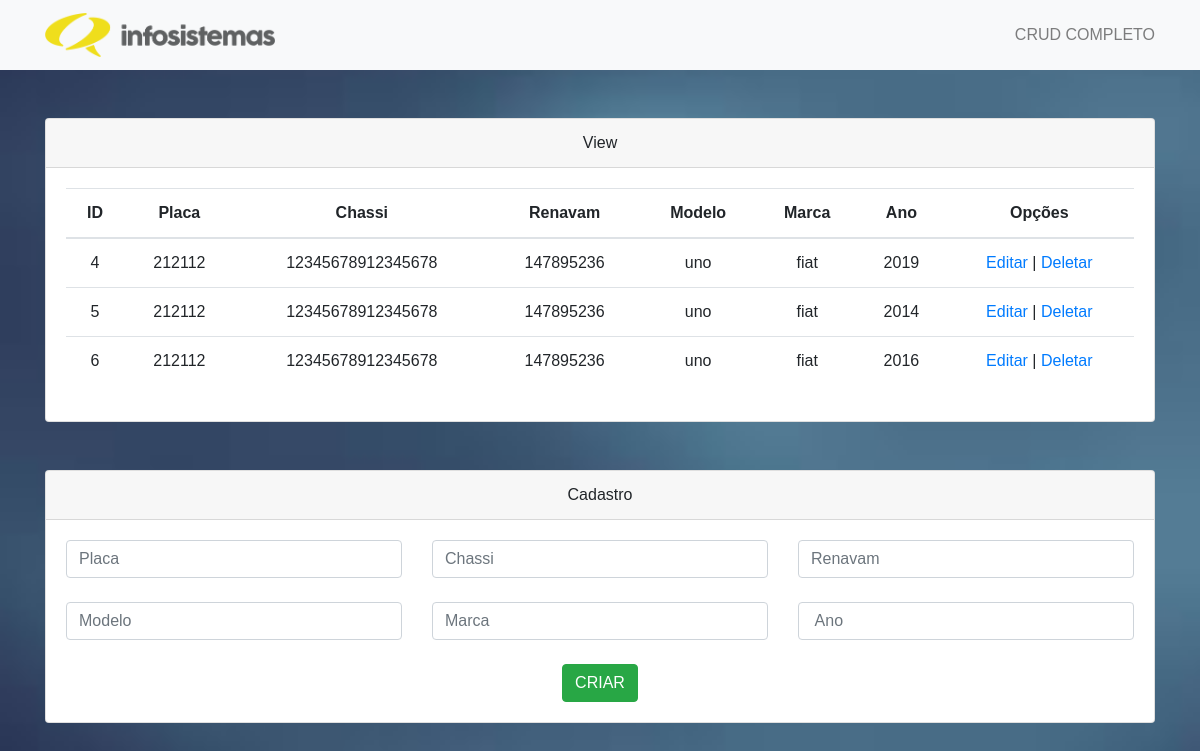
The page / on the database its author committed.
### tables this page shows
CREATE TABLE `carros` (
  `id` int(11) NOT NULL,
  `placa` int(11) NOT NULL,
  `chassi` char(17) NOT NULL,
  `renavam` char(9) NOT NULL,
  `modelo` varchar(100) NOT NULL,
  `marca` varchar(50) NOT NULL,
  `ano` int(11) NOT NULL
);

### index.php (the view, shortened to what this page needs)
<?php
  include_once("config.php");
  $result = mysqli_query($mysqli, "SELECT * FROM carros");
?>
<!DOCTYPE html>
<html lang="pt-br">
  <head>
    <link rel="stylesheet" href="https://stackpath.bootstrapcdn.com/bootstrap/4.3.1/css/bootstrap.min.css">
    <link href="estilo.css" rel="stylesheet">
  </head>
  <body>
    <nav class="navbar navbar-expand-lg navbar-light bg-light">
      <div class="container">
        <a href="index.html" class="navbar-brand"><img src="imagens/logo_infosistemas.png" width="230"></a>
        <div class="collapse navbar-collapse d-flex justify-content-end" style="flex-grow: 0" id="navbarText">
          <span class="navbar-text">
            CRUD COMPLETO
          </span>
        </div>
      </div>
    </nav>
    <div class="container">
      <div class="card text-center mt-5">
        <div class="card-header">
          View
        </div>
        <div class="card-body">
          <table class="table">
            <thead>
              <tr>
                <th scope="col">ID</th>
                <th scope="col">Placa</th>
                <th scope="col">Chassi</th>
                <th scope="col">Renavam</th>
                <th scope="col">Modelo</th>
                <th scope="col">Marca</th>
                <th scope="col">Ano</th>
                <th scope="col">Opções</th>
              </tr>
            </thead>
            <tbody>
              <?php
                while($res = mysqli_fetch_array($result)) {
                    echo "<tr>";
                    echo "<td>".$res['id']."</td>";
                    echo "<td>".$res['placa']."</td>";
                    echo "<td>".$res['chassi']."</td>";
                    echo "<td>".$res['renavam']."</td>";
                    echo "<td>".$res['modelo']."</td>";
                    echo "<td>".$res['marca']."</td>";
                    echo "<td>".$res['ano']."</td>";
                    echo "<td><a href=\"edit.php?id=$res[id]\">Editar </a> | <a href=\"delete.php?id=$res[id]\" onClick=\"return confirm('Are you sure you want to delete?')\"> Deletar</a></td>";
                }
              ?>
            </tbody>
          </table>
        </div>
      </div>
    </div>
    <div class="container">
      <div class="card text-center mt-5">
        <div class="card-header">
          Cadastro
        </div>
        <div class="card-body">
          <form action="add.php" method="post">
        <div class="row">
          <div class="col">
            <input type="text" name="placa" id="placa" class="form-control" required placeholder="Placa">
          </div>
          <div class="col">
            <input type="text" name="chassi" id="chassi" class="form-control" required placeholder="Chassi">
          </div>
          <div class="col">
            <input type="text" name="renavam" id="renavam" class="form-control" required placeholder="Renavam">
          </div>
        </div>
        <br>
        <div class="row">
          <div class="col">
            <input type="text" name="modelo" id="modelo" class="form-control" required placeholder="Modelo">
          </div>
          <div class="col">
          <input type="text" name="marca" id="marca" class="form-control" required placeholder="Marca">
          </div>
          <div class="col">
            <input type="number" max="2020" name="ano" id="ano" class="form-control" required placeholder=" Ano"/>
          </div>
        </div>
        <br>
        <button type="submit" name="submit" class="btn btn-success">CRIAR</button>
      </form>
        </div>
      </div>
    </div>
  </body>
</html>

### estilo.css (style rules this page uses)
html, body, .capa { height: 100%; overflow: auto; }
body { background: url('imagens/background.jpg'); background-repeat: no-repeat; background-position: center; background-repeat: no-repeat; background-size: cover; background-attachment: fixed; font-family: Helvetica,Arial,sans-serif; overflow-x: hidden; }

### rows shown on the page
carros: id "4", placa "212112", chassi "12345678912345678", renavam "147895236", modelo "uno", marca "fiat", ano "2019"
carros: id "5", placa "212112", chassi "12345678912345678", renavam "147895236", modelo "uno", marca "fiat", ano "2014"
carros: id "6", placa "212112", chassi "12345678912345678", renavam "147895236", modelo "uno", marca "fiat", ano "2016"
